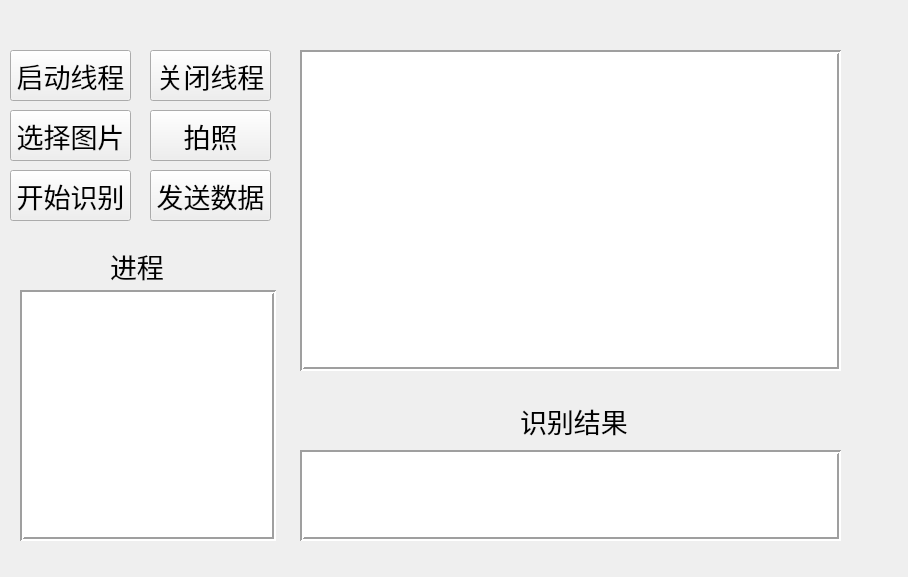
<?xml version="1.0" encoding="UTF-8"?>
<ui version="4.0">
 <class>number_ocr</class>
 <widget class="QWidget" name="number_ocr">
  <property name="enabled">
   <bool>true</bool>
  </property>
  <property name="geometry">
   <rect>
    <x>0</x>
    <y>0</y>
    <width>908</width>
    <height>577</height>
   </rect>
  </property>
  <property name="font">
   <font>
    <family>宋体</family>
    <pointsize>20</pointsize>
   </font>
  </property>
  <property name="windowTitle">
   <string>Form</string>
  </property>
  <widget class="QPushButton" name="imageButton">
   <property name="geometry">
    <rect>
     <x>10</x>
     <y>110</y>
     <width>121</width>
     <height>51</height>
    </rect>
   </property>
   <property name="text">
    <string>选择图片</string>
   </property>
  </widget>
  <widget class="QPushButton" name="ocrButton">
   <property name="geometry">
    <rect>
     <x>10</x>
     <y>170</y>
     <width>121</width>
     <height>51</height>
    </rect>
   </property>
   <property name="text">
    <string>开始识别</string>
   </property>
  </widget>
  <widget class="QTextBrowser" name="imageBrowser">
   <property name="geometry">
    <rect>
     <x>300</x>
     <y>50</y>
     <width>541</width>
     <height>321</height>
    </rect>
   </property>
   <property name="contextMenuPolicy">
    <enum>Qt::DefaultContextMenu</enum>
   </property>
   <property name="frameShape">
    <enum>QFrame::Box</enum>
   </property>
   <property name="lineWidth">
    <number>2</number>
   </property>
  </widget>
  <widget class="QLabel" name="label">
   <property name="geometry">
    <rect>
     <x>520</x>
     <y>390</y>
     <width>141</width>
     <height>61</height>
    </rect>
   </property>
   <property name="text">
    <string>识别结果</string>
   </property>
  </widget>
  <widget class="QTextBrowser" name="numberBrowser">
   <property name="geometry">
    <rect>
     <x>300</x>
     <y>450</y>
     <width>541</width>
     <height>91</height>
    </rect>
   </property>
   <property name="frameShape">
    <enum>QFrame::Box</enum>
   </property>
   <property name="lineWidth">
    <number>2</number>
   </property>
  </widget>
  <widget class="QPushButton" name="pushButton">
   <property name="geometry">
    <rect>
     <x>150</x>
     <y>110</y>
     <width>121</width>
     <height>51</height>
    </rect>
   </property>
   <property name="text">
    <string>拍照</string>
   </property>
  </widget>
  <widget class="QLabel" name="label_2">
   <property name="geometry">
    <rect>
     <x>110</x>
     <y>240</y>
     <width>101</width>
     <height>51</height>
    </rect>
   </property>
   <property name="text">
    <string>进程</string>
   </property>
  </widget>
  <widget class="QTextBrowser" name="textBrowser">
   <property name="geometry">
    <rect>
     <x>20</x>
     <y>290</y>
     <width>256</width>
     <height>251</height>
    </rect>
   </property>
   <property name="frameShape">
    <enum>QFrame::Box</enum>
   </property>
   <property name="lineWidth">
    <number>2</number>
   </property>
  </widget>
  <widget class="QPushButton" name="pushButton_2">
   <property name="geometry">
    <rect>
     <x>10</x>
     <y>50</y>
     <width>121</width>
     <height>51</height>
    </rect>
   </property>
   <property name="text">
    <string>启动线程</string>
   </property>
  </widget>
  <widget class="QPushButton" name="pushButton_3">
   <property name="geometry">
    <rect>
     <x>150</x>
     <y>170</y>
     <width>121</width>
     <height>51</height>
    </rect>
   </property>
   <property name="text">
    <string>发送数据</string>
   </property>
  </widget>
  <widget class="QPushButton" name="pushButton_4">
   <property name="geometry">
    <rect>
     <x>150</x>
     <y>50</y>
     <width>121</width>
     <height>51</height>
    </rect>
   </property>
   <property name="text">
    <string>关闭线程</string>
   </property>
  </widget>
 </widget>
 <resources/>
 <connections/>
</ui>
